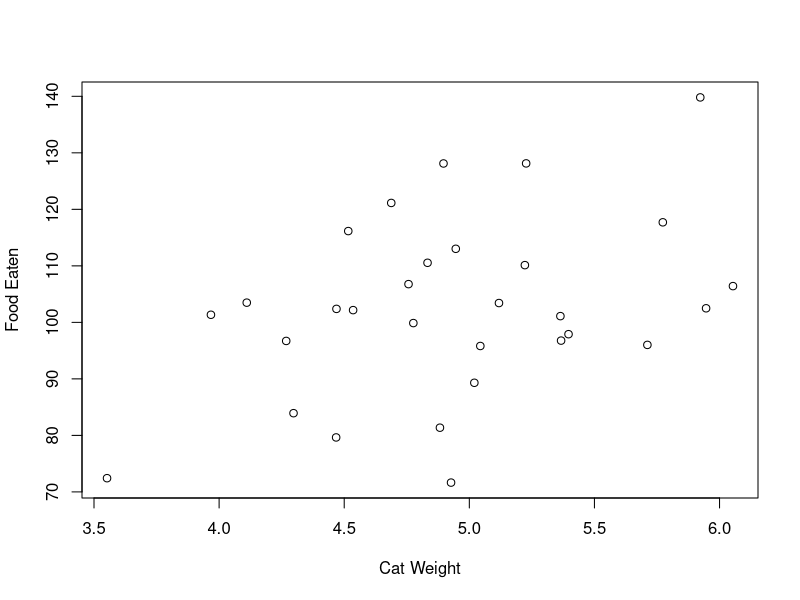
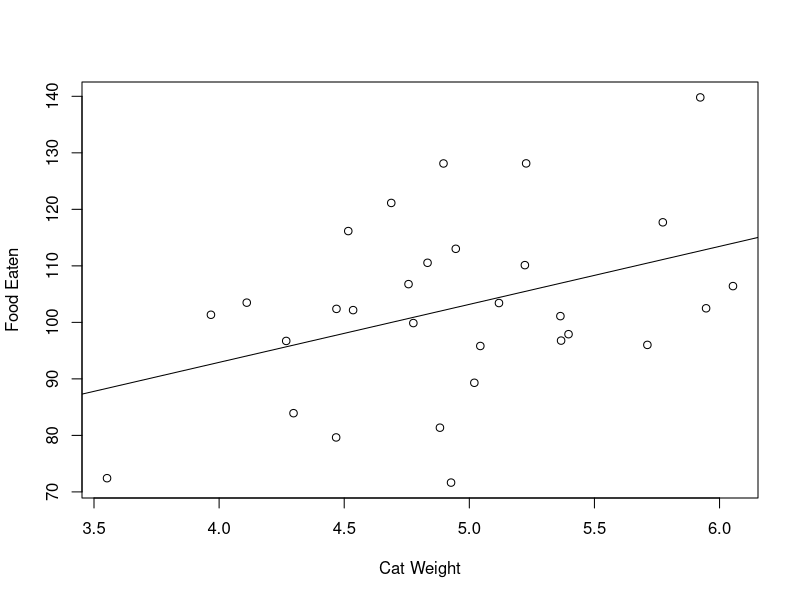
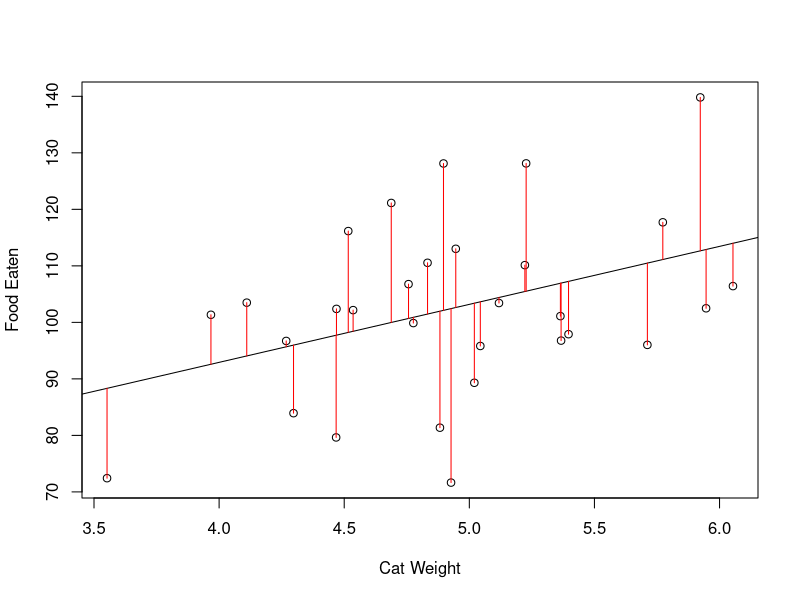

The R script that drew these images, in order:
## ---- chunk 1
library(knitr)
n <- 30
intercept <- 100
options(digits = 3, scipen = 4)

set.seed("126")
cat_weight <- rnorm(n, mean = 5, sd = 1) # cat weight in kg
cat_age <- rnorm(n, mean = 60, sd = 24) # cat age in months
cat_breed <- factor(c(rep("Shorthair",n/2), rep("Manx", n/2)))

food_eaten <- intercept + 20*(cat_weight - mean(cat_weight)) + 2 + .5*(cat_age - mean(cat_age)) + rnorm(n, mean = 0, sd = 10)
catfood <- data.frame(CatWeight = cat_weight, FoodEaten = food_eaten)
catfood_age <- data.frame(CatWeight = cat_weight, CatAge = cat_age, FoodEaten = food_eaten)


print_p <- function(p){
  if(p < .01) return("*p* < .01")
  if(p <= .05) return(paste("*p* =", p))
  if(p > .05) return("*p* > .05")
}
## ---- chunk 2
kable(head(catfood))
## ---- chunk 3
plot(x = catfood$CatWeight, y = catfood$FoodEaten, xlab = "Cat Weight", ylab = "Food Eaten")
## ---- chunk 4
plot(x = catfood$CatWeight, y = catfood$FoodEaten, xlab = "Cat Weight", ylab = "Food Eaten")
abline(mod1 <- lm(catfood$FoodEaten ~ catfood$CatWeight))
## ---- chunk 5
plot(x = catfood$CatWeight, y = catfood$FoodEaten, xlab = "Cat Weight", ylab = "Food Eaten")
abline(mod1 <- lm(catfood$FoodEaten ~ catfood$CatWeight))
pre <- predict(mod1) # plot distances between points and the regression line
segments(catfood$CatWeight, catfood$FoodEaten, catfood$CatWeight, pre, col = "red")
